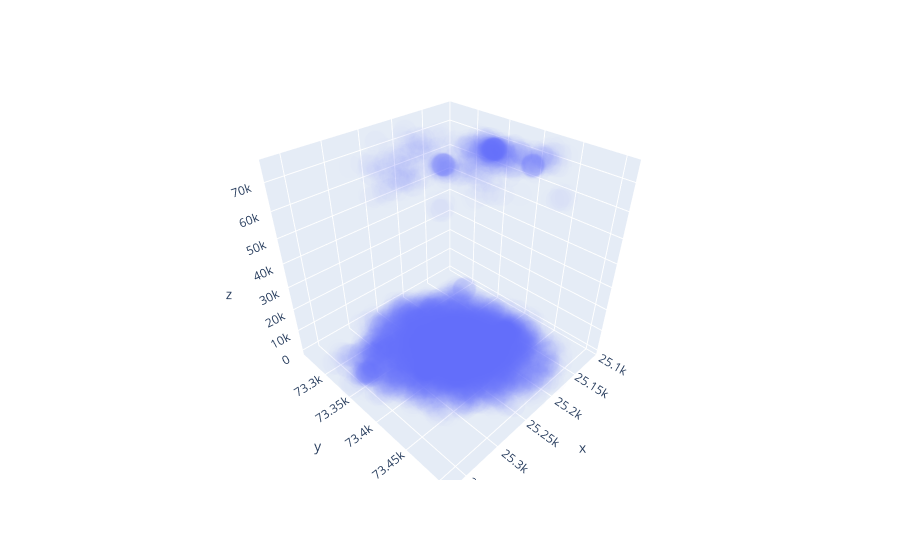

The cell this chart's notebook holds for it:
### Code cell
points_a = points[0]["Coordinates"]
# indices = points_a[:, 2] > 10_000
indices = np.arange(points_a.shape[0])
# plt.scatter(points_a[indices, 0], points_a[indices, 2], s=1)
px.scatter_3d(x=points_a[indices, 0], y=points_a[indices, 1], z=points_a[indices, 2], opacity=0.01)

### Figure 1 — Plotly figure (JSON) as saved in the notebook; plotly's stock layout.template omitted (floating-point values rounded to 4 significant figures; data arrays with more than 128 entries replaced by an {"elided": "..."} marker saying what was removed)
{"data": [{"hovertemplate": "x=%{x}<br>y=%{y}<br>z=%{z}<extra></extra>", "legendgroup": "", "marker": {"color": "#636efa", "opacity": 0.01, "symbol": "circle"}, "mode": "markers", "name": "", "scene": "scene", "showlegend": false, "type": "scatter3d", "x": {"elided": "35088 float values"}, "y": {"elided": "35088 float values"}, "z": {"elided": "35088 float values"}}], "layout": {"legend": {"tracegroupgap": 0}, "margin": {"t": 60}, "scene": {"domain": {"x": [0, 1], "y": [0, 1]}, "xaxis": {"title": {"text": "x"}}, "yaxis": {"title": {"text": "y"}}, "zaxis": {"title": {"text": "z"}}}}}
